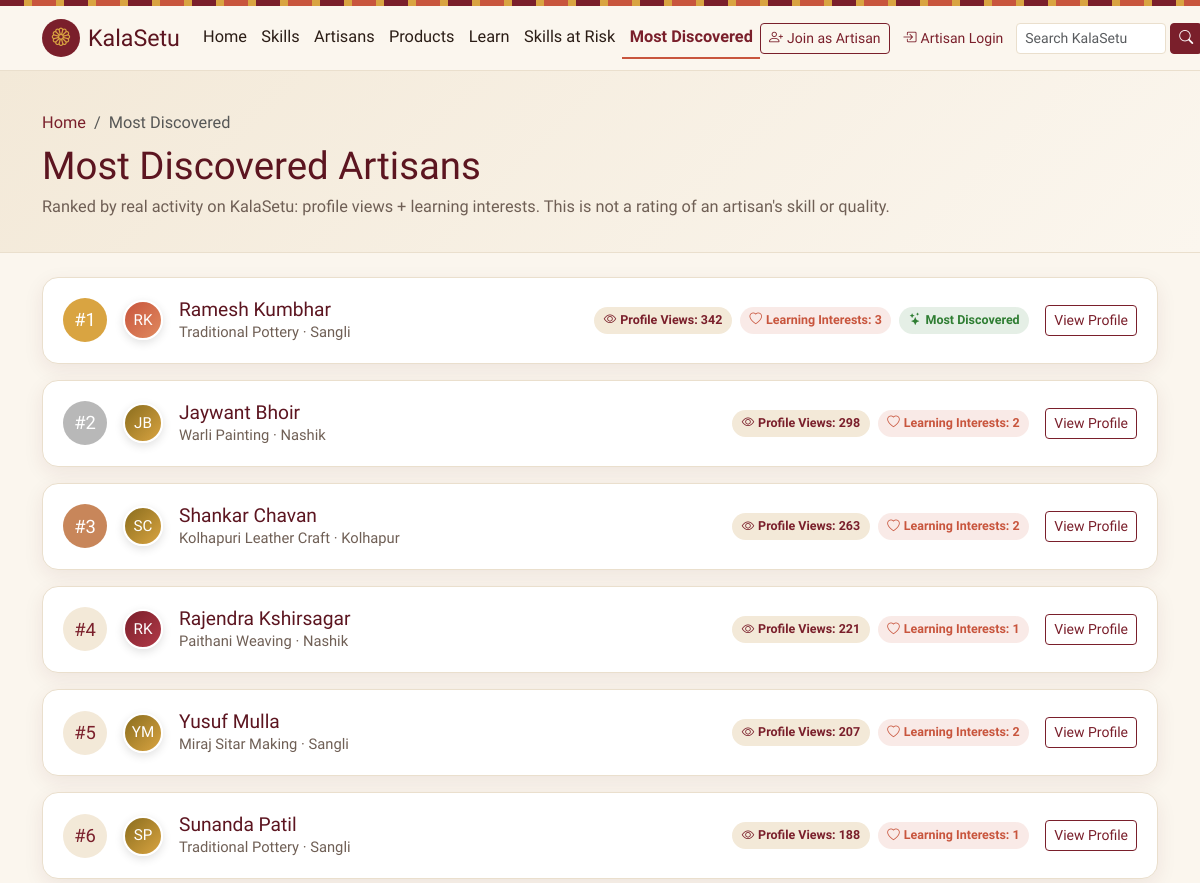
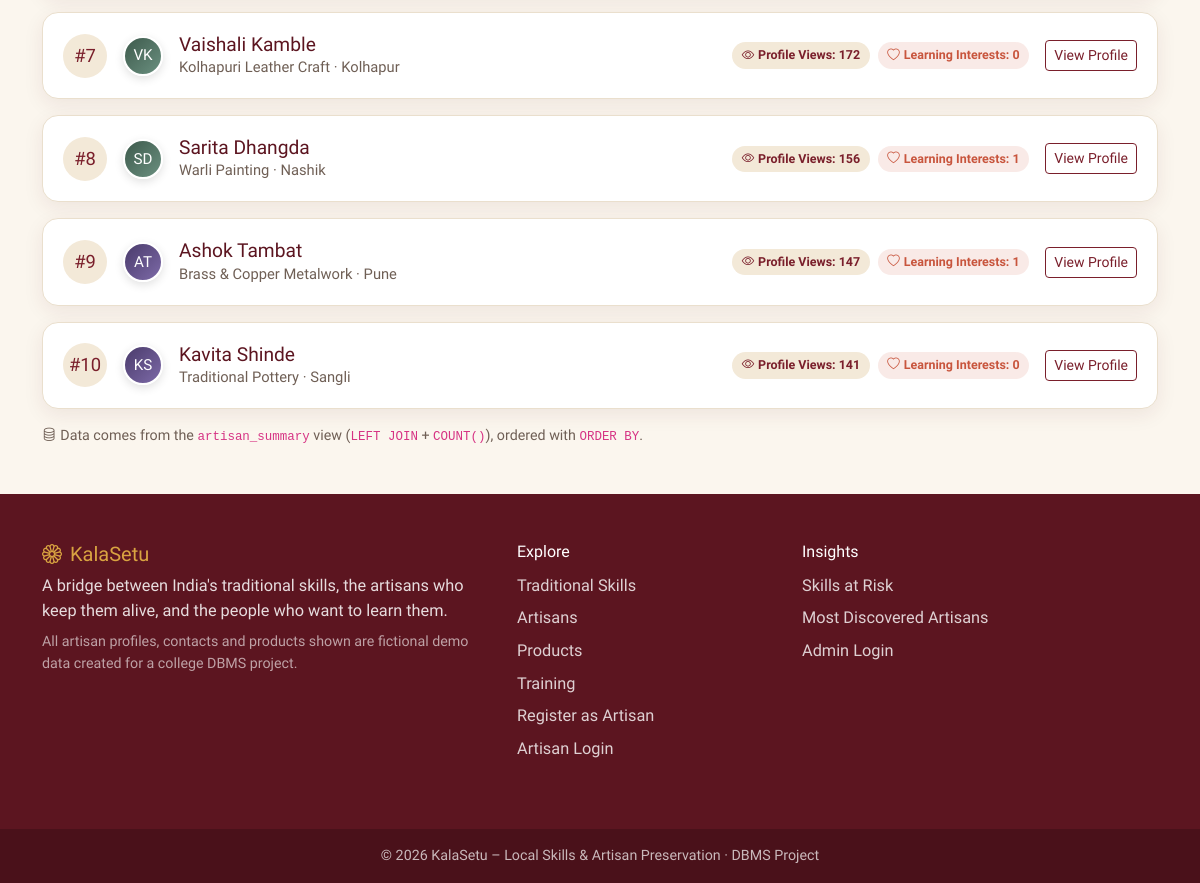
The app's page /popular_artisans.php with its own data (2 pictures, top to bottom).
### tables this page shows
CREATE TABLE artisans (
    artisan_id          INT PRIMARY KEY AUTO_INCREMENT,
    skill_id            INT NOT NULL,
    artisan_name        VARCHAR(150) NOT NULL,
    age                 INT,
    experience          INT,
    bio                 TEXT,
    contact             VARCHAR(100),
    accepts_apprentices BOOLEAN DEFAULT FALSE,
    profile_image       VARCHAR(255),
    CONSTRAINT fk_artisan_skill FOREIGN KEY (skill_id)
        REFERENCES skills(skill_id)
        ON UPDATE CASCADE ON DELETE RESTRICT
);

### popular_artisans.php (the view, shortened to what this page needs)
<?php
require 'config/database.php';
require 'includes/functions.php';
$root = '';
$artisans = $pdo->query("
    SELECT artisan_id, artisan_name, skill_name, district_name, profile_views, interest_count,
           (profile_views + interest_count) AS discovery_score
    FROM artisan_summary
    ORDER BY discovery_score DESC, interest_count DESC, artisan_name
    LIMIT 10
")->fetchAll();
include 'includes/header.php';
?>
<section class="page-header">
    <div class="container">
        <nav aria-label="breadcrumb"><ol class="breadcrumb mb-2"><li class="breadcrumb-item"><a href="index.php">Home</a></li><li class="breadcrumb-item active" aria-current="page">Most Discovered</li></ol></nav>
        <h1>Most Discovered Artisans</h1>
        <p class="text-muted-ks mb-0">Ranked by real activity on KalaSetu: profile views + learning interests. This is not a rating of an artisan's skill or quality.</p>
    </div>
</section>
<div class="container mt-4">
    <div class="row g-3">
        <?php foreach ($artisans as $i => $a): $rank = $i + 1; ?>
        <div class="col-12">
            <div class="ks-card rank-<?= $rank ?>">
                <div class="card-body d-flex flex-wrap align-items-center gap-3">
                    <span class="rank-num">#<?= $rank ?></span>
                    <?= artisan_avatar($a, $root, 'sm') ?>
                    <div class="flex-grow-1" style="min-width:180px">
                        <h2 class="card-title h5 mb-0"><?= e($a['artisan_name']) ?></h2>
                        <div class="meta-line"><?= e($a['skill_name']) ?> · <?= e($a['district_name']) ?></div>
                    </div>
                    <div class="d-flex gap-2 flex-wrap">
                        <span class="ks-badge"><i class="bi bi-eye"></i>Profile Views: <?= (int) $a['profile_views'] ?></span>
                        <span class="ks-badge terracotta"><i class="bi bi-heart"></i>Learning Interests: <?= (int) $a['interest_count'] ?></span>
                        <?php if ($rank === 1): ?><span class="ks-badge green"><i class="bi bi-stars"></i>Most Discovered</span><?php endif; ?>
                    </div>
                    <a href="artisan_details.php?id=<?= (int) $a['artisan_id'] ?>" class="btn btn-sm btn-outline-maroon">View Profile</a>
                </div>
            </div>
        </div>
        <?php endforeach; ?>
    </div>
    <p class="small text-muted-ks mt-3 mb-0"><i class="bi bi-database me-1"></i>Data comes from the <code>artisan_summary</code> view (<code>LEFT JOIN</code> + <code>COUNT()</code>), ordered with <code>ORDER BY</code>.</p>
</div>
<?php include 'includes/footer.php'; ?>

### includes/functions.php (shortened to what this page needs)
<?php
function e($value): string
{
    return htmlspecialchars((string) $value, ENT_QUOTES, 'UTF-8');
}
function initials(string $name): string
{
    $parts = preg_split('/\s+/', trim($name));
    $first = mb_substr($parts[0] ?? '', 0, 1);
    $last  = count($parts) > 1 ? mb_substr(end($parts), 0, 1) : '';
    return mb_strtoupper($first . $last);
}
function artisan_avatar(array $a, string $root, string $size = ''): string
{
    $cls = 'avatar' . ($size ? ' avatar-' . $size : '');
    $tone = ((int) ($a['artisan_id'] ?? 0)) % 5;
    return '<div class="' . $cls . ' avatar-tone-' . $tone . '" aria-hidden="true">' . e(initials($a['artisan_name'])) . '</div>';
}

### assets/css/style.css (style rules this page uses)
:root { --ks-cream: #fbf6ee; --ks-cream-dark: #f3e9d8; --ks-maroon: #7a1f2b; --ks-maroon-dark: #5c1520; --ks-terracotta: #c8553d; --ks-gold: #d9a441; --ks-text: #2b1d16; --ks-muted: #6f5f55; --ks-card: #ffffff; --ks-border: #eadfcd; --ks-shadow: 0 6px 20px rgba(92, 21, 32, 0.08); --ks-shadow-hover: 0 12px 28px rgba(92, 21, 32, 0.14); --ks-radius: 16px; }
body { background: var(--ks-cream); color: var(--ks-text); font-family: 'Mukta', system-ui, -apple-system, 'Segoe UI', sans-serif; font-size: 1.02rem; }
h1, h2, h3, h4, .display-font, .navbar-brand { font-family: 'Marcellus', Georgia, serif; color: var(--ks-maroon-dark); }
a { color: var(--ks-maroon); }
.text-muted-ks { color: var(--ks-muted) !important; }
.btn-outline-maroon { border: 1px solid var(--ks-maroon); color: var(--ks-maroon); background: transparent; }
.page-header { background: linear-gradient(135deg, var(--ks-cream-dark), var(--ks-cream)); border-bottom: 1px solid var(--ks-border); padding: 2.5rem 0 2rem; }
.page-header h1 { font-size: clamp(1.7rem, 3.5vw, 2.4rem); margin-bottom: .35rem; }
.breadcrumb a { text-decoration: none; }
.ks-card { background: var(--ks-card); border: 1px solid var(--ks-border); border-radius: var(--ks-radius); box-shadow: var(--ks-shadow); transition: transform .2s ease, box-shadow .2s ease; height: 100%; overflow: hidden; }
.ks-card .card-body { padding: 1.25rem; }
.ks-card .card-title { font-family: 'Marcellus', serif; color: var(--ks-maroon-dark); font-size: 1.2rem; }
.ks-badge { display: inline-flex; align-items: center; gap: .25rem; font-size: .78rem; font-weight: 600; padding: .25rem .6rem; border-radius: 999px; background: var(--ks-cream-dark); color: var(--ks-maroon); }
.ks-badge.terracotta { background: rgba(200, 85, 61, .12); color: var(--ks-terracotta); }
.ks-badge.green { background: rgba(46, 125, 50, .12); color: #2e7d32; }
.meta-line { color: var(--ks-muted); font-size: .92rem; }
.avatar { width: 64px; height: 64px; border-radius: 50%; flex-shrink: 0; display: inline-flex; align-items: center; justify-content: center; font-family: 'Marcellus', serif; font-size: 1.4rem; color: #fff; border: 3px solid #fff; box-shadow: 0 3px 10px rgba(0,0,0,.12); }
.avatar-sm { width: 40px; height: 40px; font-size: .95rem; border-width: 2px; }
.avatar-tone-0 { background: linear-gradient(135deg, #7a1f2b, #b23a48); }
.avatar-tone-1 { background: linear-gradient(135deg, #c8553d, #e08a5f); }
.avatar-tone-2 { background: linear-gradient(135deg, #8a6d1e, #d9a441); }
.avatar-tone-3 { background: linear-gradient(135deg, #3d5a4c, #6b9080); }
.avatar-tone-4 { background: linear-gradient(135deg, #4a3b6b, #7d6aa8); }
.rank-num { width: 44px; height: 44px; border-radius: 50%; flex-shrink: 0; display: inline-flex; align-items: center; justify-content: center; font-family: 'Marcellus', serif; font-size: 1.15rem; background: var(--ks-cream-dark); color: var(--ks-maroon); }
.rank-1 .rank-num { background: var(--ks-gold); color: #fff; }
.rank-2 .rank-num { background: #b8b8b8; color: #fff; }
.rank-3 .rank-num { background: #c8865a; color: #fff; }

### records on screen
artisans: rank "1", artisan_name "RK", artisan_name "Ramesh Kumbhar", skill_name "Traditional Pottery", district_name "Sangli", profile_views "342", interest_count "3", shows "Most Discovered"
artisans: rank "2", artisan_name "JB", artisan_name "Jaywant Bhoir", skill_name "Warli Painting", district_name "Nashik", profile_views "298", interest_count "2"
artisans: rank "3", artisan_name "SC", artisan_name "Shankar Chavan", skill_name "Kolhapuri Leather Craft", district_name "Kolhapur", profile_views "263", interest_count "2"
artisans: rank "4", artisan_name "RK", artisan_name "Rajendra Kshirsagar", skill_name "Paithani Weaving", district_name "Nashik", profile_views "221", interest_count "1"
artisans: rank "5", artisan_name "YM", artisan_name "Yusuf Mulla", skill_name "Miraj Sitar Making", district_name "Sangli", profile_views "207", interest_count "2"
artisans: rank "6", artisan_name "SP", artisan_name "Sunanda Patil", skill_name "Traditional Pottery", district_name "Sangli", profile_views "188", interest_count "1"
artisans: rank "7", artisan_name "VK", artisan_name "Vaishali Kamble", skill_name "Kolhapuri Leather Craft", district_name "Kolhapur", profile_views "172", interest_count "0"
artisans: rank "8", artisan_name "SD", artisan_name "Sarita Dhangda", skill_name "Warli Painting", district_name "Nashik", profile_views "156", interest_count "1"
artisans: rank "9", artisan_name "AT", artisan_name "Ashok Tambat", skill_name "Brass & Copper Metalwork", district_name "Pune", profile_views "147", interest_count "1"
artisans: rank "10", artisan_name "KS", artisan_name "Kavita Shinde", skill_name "Traditional Pottery", district_name "Sangli", profile_views "141", interest_count "0"

### other values on screen
$label "Home Skills Artisans Products Learn Skills at Risk Most Discovered"
